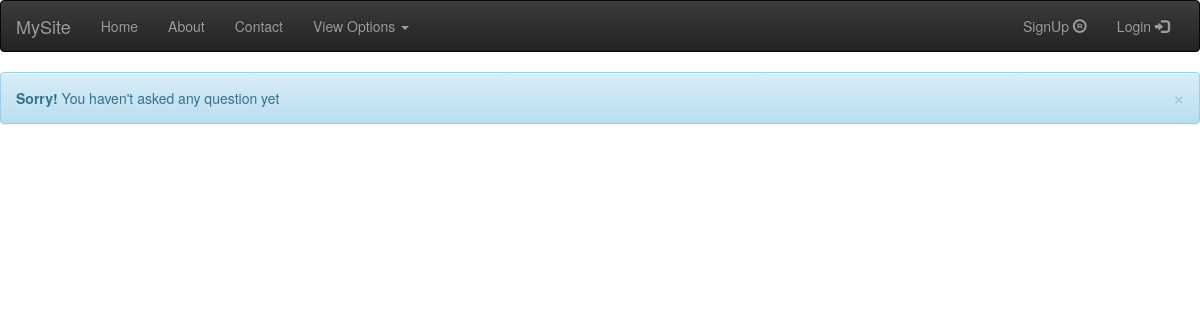
/question/user/2/, run on an earlier commit of the app's database.
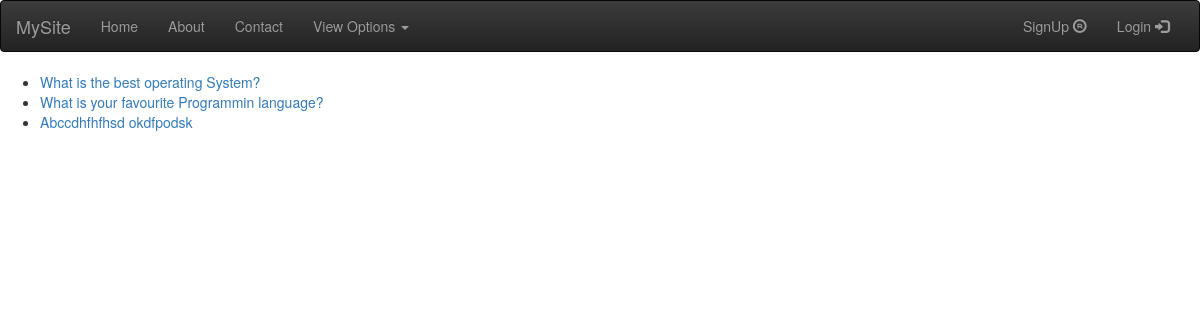
And on a later commit of the database.
### ans/models.py (models this page shows)
class Question(models.Model):
    title = models.CharField(max_length=200, blank=True, null=True)
    description = models.TextField()
    pub_date = models.DateTimeField()
    user = models.ForeignKey(User, on_delete=models.CASCADE)
    def __str__(self):
        return self.title

### ans/views.py (the view)
# urls.py: url(r'^question/user/(?P<userid>[0-9]+)/$', views.asked_by_me, name='asked_by_me'),
def asked_by_me(request, userid):
    user = User.objects.get(pk=userid)
    questions = user.question_set.all()
    context = {'questions': questions, 'user_id': userid}
    return render(request, template_name='ans/asked_by_me.html', context=context)

### ans/templates/ans/asked_by_me.html (shortened to what this page needs)
{% extends 'base.html' %}
{% block body %}
    {% if questions %}
        <ul>
            {% for question in questions %}
                <li><a href="{% url 'ans:detail' question.id %}">{{ question }}</a></li>
            {% endfor %}
        </ul>
    {% else %}
        <div class="alert alert-info alert-dismissable">
            <a href="/" class="close" data-dismiss="alert" aria-label="close">×</a>
            <strong>Sorry!</strong> You haven't asked any question yet
        </div>
    {% endif %}
{% endblock %}

What changed in the data, as far as the page shows it:
now on this page (row edited): Question: title "What is the best operating System?"
changed Question: user_id 7 → 2 (drawn)
now on this page (row edited): Question: title "What is your favourite Programmin language?"
now on this page (row edited): Question: title "Abccdhfhfhsd okdfpodsk"
Also different on the page:
text no longer shown: "× Sorry! You haven't asked any question yet"
